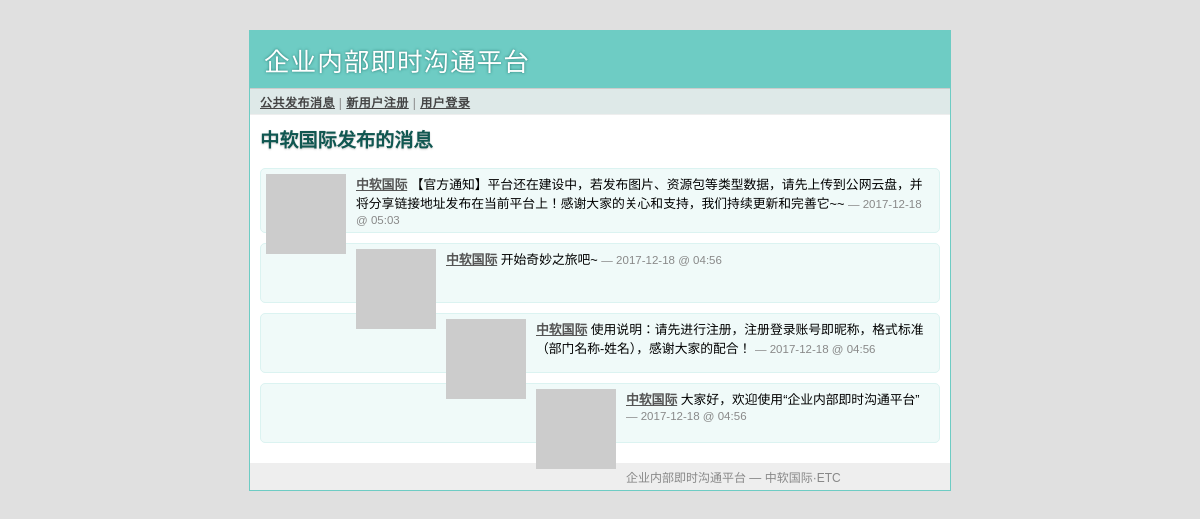
Screenshot of /中软国际 with the database file from the repository.
### tables this page shows
CREATE TABLE user (
  user_id integer primary key autoincrement,
  username text not null,
  email text not null,
  pw_hash text not null
);

CREATE TABLE message (
  message_id integer primary key autoincrement,
  author_id integer not null,
  text text not null,
  pub_date integer
);

### minitwit.py (the view)
@app.route('/<username>')
def user_timeline(username):
    profile_user = query_db('select * from user where username = ?',
                            [username], one=True)
    if profile_user is None:
        abort(404)
    followed = False
    if g.user:
        followed = query_db('''select 1 from follower where
            follower.who_id = ? and follower.whom_id = ?''',
            [session['user_id'], profile_user['user_id']],
            one=True) is not None
    return render_template('timeline.html', messages=query_db('''
            select message.*, user.* from message, user where
            user.user_id = message.author_id and user.user_id = ?
            order by message.pub_date desc limit ?''',
            [profile_user['user_id'], PER_PAGE]), followed=followed,
            profile_user=profile_user)

### minitwit.py (called while the page is built)
def get_db():
    top = _app_ctx_stack.top
    if not hasattr(top, 'sqlite_db'):
        top.sqlite_db = sqlite3.connect(app.config['DATABASE'])
        top.sqlite_db.row_factory = sqlite3.Row
    return top.sqlite_db

@app.teardown_appcontext
def close_database(exception):
    top = _app_ctx_stack.top
    if hasattr(top, 'sqlite_db'):
        top.sqlite_db.close()

def query_db(query, args=(), one=False):
    cur = get_db().execute(query, args)
    rv = cur.fetchall()
    return (rv[0] if rv else None) if one else rv

def format_datetime(timestamp):
    return datetime.utcfromtimestamp(timestamp).strftime('%Y-%m-%d @ %H:%M')

def gravatar_url(email, size=80):
    return 'https://www.gravatar.com/avatar/%s?d=identicon&s=%d' % \
        (md5(email.strip().lower().encode('utf-8')).hexdigest(), size)

@app.before_request
def before_request():
    g.user = None
    if 'user_id' in session:
        g.user = query_db('select * from user where user_id = ?',
                          [session['user_id']], one=True)

### templates/timeline.html (shortened to what this page needs)
{% extends "layout.html" %}
{% block title %}
  {% if request.endpoint == 'public_timeline' %}
    公共发布消息
  {% elif request.endpoint == 'user_timeline' %}
    {{ profile_user.username }}发布的消息
  {% else %}
    我的消息
  {% endif %}
{% endblock %}
{% block body %}
  <h2>{{ self.title() }}</h2>
  <ul class="messages">
  {% for message in messages %}
    <li><img src="{{ message.email|gravatar(size=48) }}"><p>
      <strong><a href="{{ url_for('user_timeline', username=message.username)
      }}">{{ message.username }}</a></strong>
      {{ message.text }}
      <small>&mdash; {{ message.pub_date|datetimeformat }}</small>
  {% else %}
    <li><em>到目前为止您还未发布过任何消息</em>
  {% endfor %}
  </ul>
{% endblock %}

### static/style.css (style rules this page uses)
a { color: rgb(85, 85, 85); }
div.page h2 { margin: 0 0 15px 0; color: #105751; text-shadow: 0 1px 2px #ccc; }
div.page ul.messages { list-style: none; margin: 0; padding: 0; }
div.page ul.messages li { margin: 10px 0; padding: 5px; background: #F0FAF9; border: 1px solid #DBF3F1; -moz-border-radius: 5px; -webkit-border-radius: 5px; min-height: 48px; }
div.page ul.messages p { margin: 0; }
div.page ul.messages li img { float: left; padding: 0 10px 0 0; }
div.page ul.messages li small { font-size: 0.9em; color: #888; }

### rows the page displays
user: username "中软国际"
message: username "中软国际", text "【官方通知】平台还在建设中，若发布图片、资源包等类型数据，请先上传到公网云盘，并将分享链接地址发布在当前平台上！感谢大家的关心和支持，我们持续更新和完善它~~", pub_date "2017-12-18 @ 05:03"
message: username "中软国际", text "开始奇妙之旅吧~", pub_date "2017-12-18 @ 04:56"
message: username "中软国际", text "使用说明：请先进行注册，注册登录账号即昵称，格式标准（部门名称-姓名），感谢大家的配合！", pub_date "2017-12-18 @ 04:56"
message: username "中软国际", text "大家好，欢迎使用“企业内部即时沟通平台”", pub_date "2017-12-18 @ 04:56"
